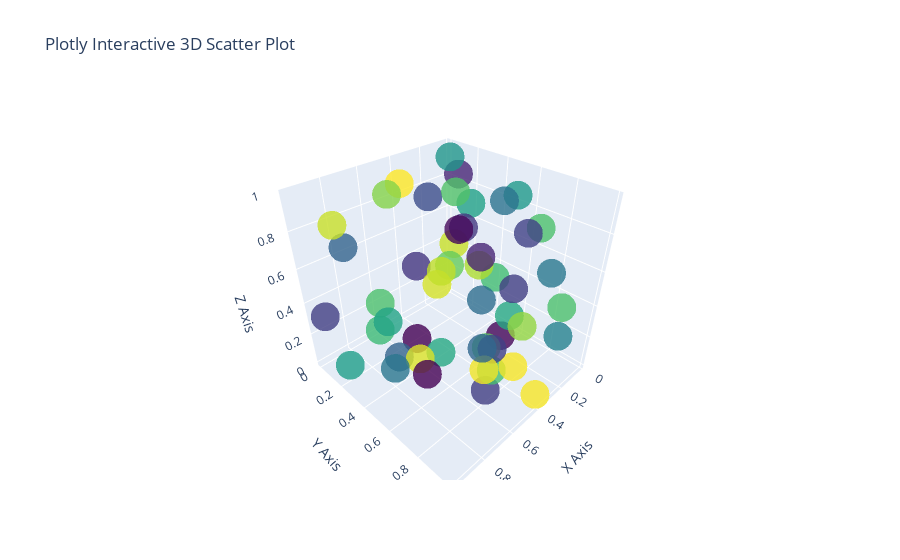

Write notebook code for a chart like this one.
### Markdown cell above
### 13. Create a 3D scatter plot using Plotly.

### Code cell
import plotly.graph_objects as go
import numpy as np

# Generate 3D data
np.random.seed(42)
num_points = 50
x = np.random.rand(num_points)
y = np.random.rand(num_points)
z = np.random.rand(num_points)
colors = np.random.randint(0, 100, num_points)

# Create the 3D scatter plot figure
fig = go.Figure(data=[go.Scatter3d(
    x=x,
    y=y,
    z=z,
    mode='markers',
    marker=dict(
        size=10,
        color=colors,         # set color to an array/list of values
        colorscale='Viridis', # choose a colorscale
        opacity=0.8
    )
)])

# Update layout for title and axis labels
fig.update_layout(
    title='Plotly Interactive 3D Scatter Plot',
    scene = dict(
        xaxis_title='X Axis',
        yaxis_title='Y Axis',
        zaxis_title='Z Axis'
    )
)

fig.show()

### Figure 1 — Plotly figure (JSON) as saved in the notebook; plotly's stock layout.template omitted (floating-point values rounded to 4 significant figures)
{"data": [{"marker": {"color": [96, 0, 18, 1, 52, 43, 89, 31, 69, 31, 67, 54, 74, 55, 16, 37, 23, 68, 97, 69, 85, 10, 15, 96, 72, 58, 69, 79, 92, 2, 19, 58, 35, 18, 89, 66, 18, 19, 95, 70, 51, 32, 39, 38, 81, 0, 10, 91, 56, 88], "colorscale": [[0, "#440154"], [0.1111, "#482878"], [0.2222, "#3e4989"], [0.3333, "#31688e"], [0.4444, "#26828e"], [0.5556, "#1f9e89"], [0.6667, "#35b779"], [0.7778, "#6ece58"], [0.8889, "#b5de2b"], [1, "#fde725"]], "opacity": 0.8, "size": 10}, "mode": "markers", "type": "scatter3d", "x": [0.3745, 0.9507, 0.732, 0.5987, 0.156, 0.156, 0.05808, 0.8662, 0.6011, 0.7081, 0.02058, 0.9699, 0.8324, 0.2123, 0.1818, 0.1834, 0.3042, 0.5248, 0.4319, 0.2912, 0.6119, 0.1395, 0.2921, 0.3664, 0.4561, 0.7852, 0.1997, 0.5142, 0.5924, 0.04645, 0.6075, 0.1705, 0.06505, 0.9489, 0.9656, 0.8084, 0.3046, 0.09767, 0.6842, 0.4402, 0.122, 0.4952, 0.03439, 0.9093, 0.2588, 0.6625, 0.3117, 0.5201, 0.5467, 0.1849], "y": [0.9696, 0.7751, 0.9395, 0.8948, 0.5979, 0.9219, 0.08849, 0.196, 0.04523, 0.3253, 0.3887, 0.2713, 0.8287, 0.3568, 0.2809, 0.5427, 0.1409, 0.8022, 0.07455, 0.9869, 0.7722, 0.1987, 0.005522, 0.8155, 0.7069, 0.729, 0.7713, 0.07404, 0.3585, 0.1159, 0.8631, 0.6233, 0.3309, 0.06356, 0.311, 0.3252, 0.7296, 0.6376, 0.8872, 0.4722, 0.1196, 0.7132, 0.7608, 0.5613, 0.771, 0.4938, 0.5227, 0.4275, 0.02542, 0.1079], "z": [0.03143, 0.6364, 0.3144, 0.5086, 0.9076, 0.2493, 0.4104, 0.7556, 0.2288, 0.07698, 0.2898, 0.1612, 0.9297, 0.8081, 0.6334, 0.8715, 0.8037, 0.1866, 0.8926, 0.5393, 0.8074, 0.8961, 0.318, 0.1101, 0.2279, 0.4271, 0.818, 0.8607, 0.006952, 0.5107, 0.4174, 0.2221, 0.1199, 0.3376, 0.9429, 0.3232, 0.5188, 0.703, 0.3636, 0.9718, 0.9624, 0.2518, 0.4972, 0.3009, 0.2848, 0.03689, 0.6096, 0.5027, 0.05148, 0.2786]}], "layout": {"scene": {"xaxis": {"title": {"text": "X Axis"}}, "yaxis": {"title": {"text": "Y Axis"}}, "zaxis": {"title": {"text": "Z Axis"}}}, "title": {"text": "Plotly Interactive 3D Scatter Plot"}}}
